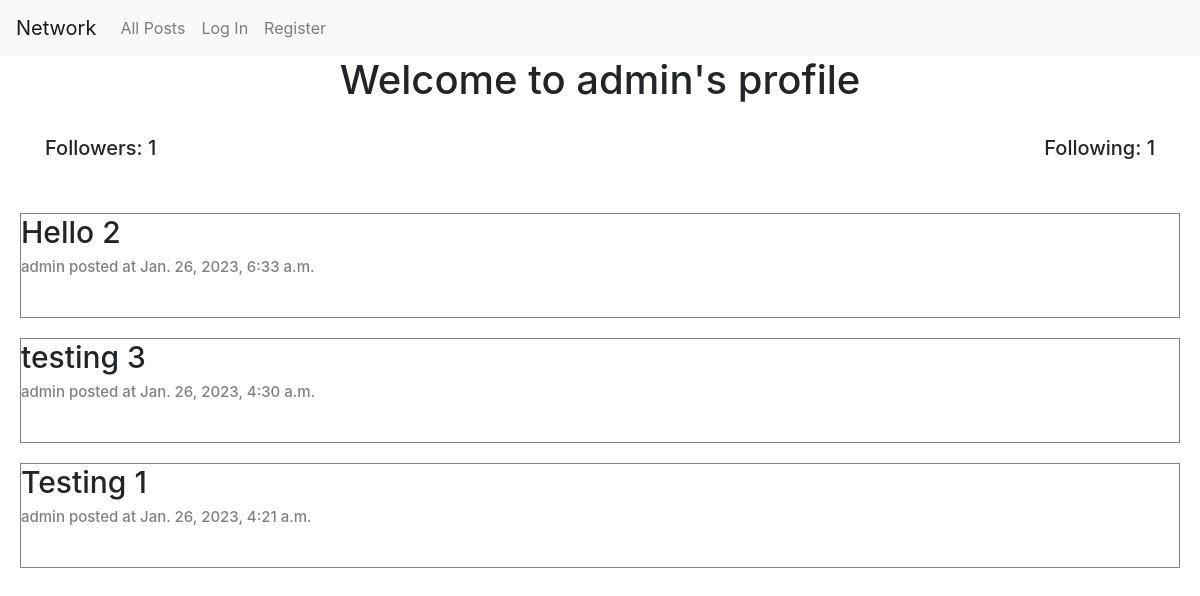
The page /profile/2 on the database its author committed.
### network/models.py (models this page shows)
class User(AbstractUser):
    pass

class Post(models.Model):
    post_user = models.ForeignKey("User", on_delete=models.CASCADE, related_name="post")
    post_body = models.TextField(blank=True)
    post_timestamp = models.DateTimeField(auto_now_add=True)

### network/views.py (the view)
# urls.py: path("profile/<int:user_id>", views.profile, name="profile"),
def profile(request, user_id):
    user = User.objects.get(pk=user_id)
    all_posts = Post.objects.filter(post_user=user.id).order_by("id").reverse()
    profileuser = User.objects.get(pk=user_id)
    paginator = Paginator(all_posts, 10)
    page_number = request.GET.get('page')
    post_page = paginator.get_page(page_number)
    following = Follow.objects.filter(user=user)
    followers = Follow.objects.filter(user_being_followed=user)
    try:
        checkFollow = followers.filter(user=User.objects.get(pk=request.user.id))
        if len(checkFollow) !=0:
            isFollowing = True
        else:
            isFollowing = False
    except:
        isFollowing = False
    return render(request, "network/profile.html", {
        "all_posts": all_posts,
        "post_page": post_page,
        "following": following,
        "followers": followers,
        "profileuser": profileuser,
        "isFollowing": isFollowing,
    })

### network/templates/network/profile.html (shortened to what this page needs)
{% extends "network/layout.html" %}
{% block body %}
    <h1 class="container">Welcome to {{ profileuser.username }}'s profile</h1>
    <br>
    <div class="container">
        <h5>Followers: {{ followers.count }}</h5>
        <h5>Following: {{ following.count }}</h5>
    </div>
    <br>
    {% for post in post_page %}
    <div class="allpost">
        <h5 class="post_body">{{ post.post_body }}</h5>
        <h6 class="post_details">{{ post.post_user }} posted at {{ post.post_timestamp }}</h6>
    </div>
    {% endfor %}
{% endblock %}

### network/static/network/styles.css (style rules this page uses)
.allpost { border: 0.1px solid gray; display: flex; justify-content: center; flex-direction: column; box-sizing: border-box; margin: 20px; }
.post_details { color:gray; font-size: 15px; }
.post_body { font-size: 30px; }
.container { display: flex; justify-content: center; grid-row: 1 / span 2; }

### rows shown on the page
User: username "admin"
Post: post_body "Hello 2", post_user "admin", post_timestamp "Jan. 26, 2023, 6:33 a.m."
Post: post_body "testing 3", post_user "admin", post_timestamp "Jan. 26, 2023, 4:30 a.m."
Post: post_body "Testing 1", post_user "admin", post_timestamp "Jan. 26, 2023, 4:21 a.m."

### other values the page prints
{{ followers.count }} "1"
{{ following.count }} "1"
